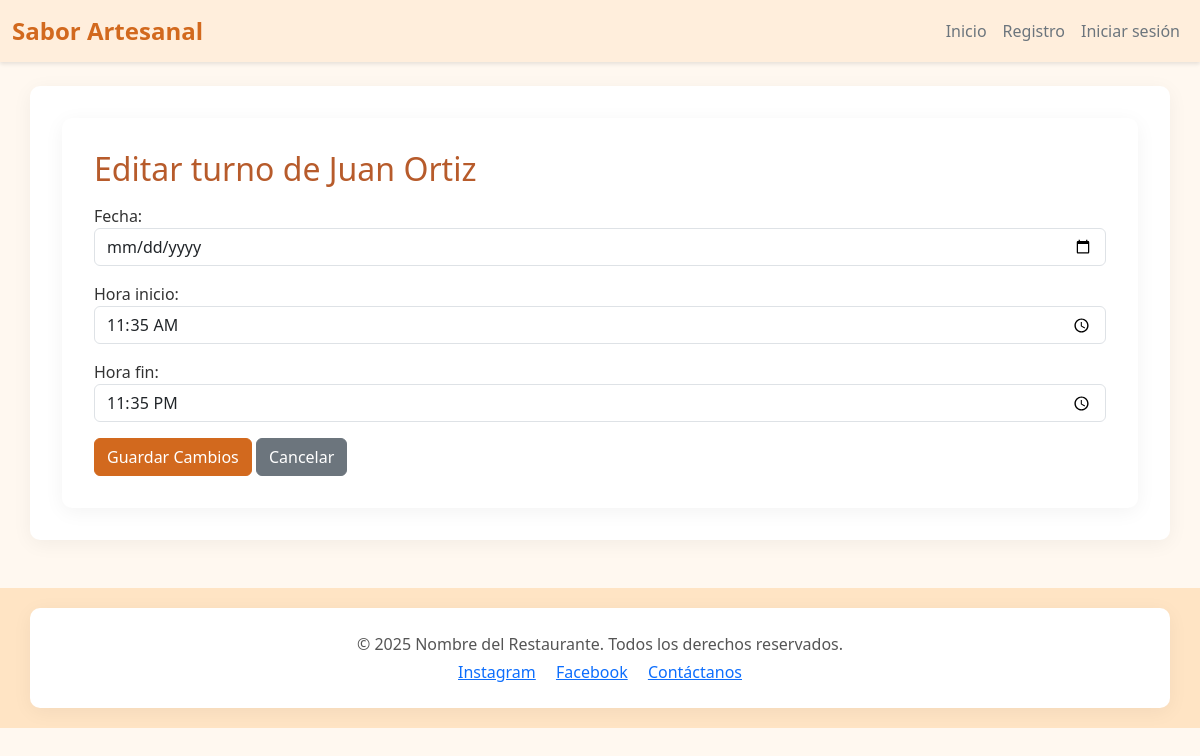
/editar_turno/3/, run on the app's committed database.
### task/models.py (models this page shows, shortened)
class Empleado(models.Model):
    TIPO_CHOICES = [
        ('Cocinero', 'Cocinero'),
        ('Domiciliario', 'Domiciliario'),
        ('Cajero', 'Cajero'),
    ]
    nombre_completo = models.CharField(max_length=100)
    fecha_nacimiento = models.DateField()
    cedula = models.CharField(max_length=20, unique=True)
    telefono = models.CharField(max_length=20, unique=True)
    direccion = models.CharField(max_length=255)
    tipo_empleado = models.CharField(max_length=20, choices=TIPO_CHOICES)

class Turno(models.Model):
    empleado = models.ForeignKey(Empleado, on_delete=models.CASCADE)
    fecha = models.DateField()
    hora_inicio = models.TimeField()
    hora_fin = models.TimeField()

### task/views.py (the view)
# urls.py: path('editar_turno/<int:turno_id>/', views.editar_turno, name='editar_turno'),
def editar_turno(request, turno_id):
    turno = get_object_or_404(Turno, pk=turno_id)
    if request.method == 'POST':
        form = TurnoForm(request.POST, instance=turno)
        if form.is_valid():
            form.save()
            return redirect('ver_turnos', empleado_id=turno.empleado.id)
    else:
        form = TurnoForm(instance=turno)
    return render(request, 'editar_turno.html', {'form': form, 'turno': turno, 'empleado': turno.empleado})

### task/forms.py
class TurnoForm(forms.ModelForm):
    class Meta:
        model = Turno
        fields = ['fecha', 'hora_inicio', 'hora_fin']
        widgets = {
            'fecha': forms.DateInput(attrs={'class': 'form-control', 'type': 'date'}),
            'hora_inicio': forms.TimeInput(attrs={'class': 'form-control', 'type': 'time'}),
            'hora_fin': forms.TimeInput(attrs={'class': 'form-control', 'type': 'time'}),
        }

### task/templates/editar_turno.html (shortened to what this page needs)
{% extends 'base.html' %}
{% block content %}
<div class="container">
    <h2>Editar turno de {{ empleado.nombre_completo }}</h2>
    <form method="post">
        {{ form.as_p }}
        <button type="submit" class="btn btn-primary">Guardar Cambios</button>
        <a href="{% url 'ver_turnos' empleado.id %}" class="btn btn-secondary">Cancelar</a>
    </form>
</div>
{% endblock %}

### task/static/css/styles.css (style rules this page uses)
body.body-estilo { font-family: 'Segoe UI', Tahoma, Geneva, Verdana, sans-serif; background-color: #fff8f0; color: #333; margin: 0; padding: 0; }
.container { padding: 2rem; background-color: #ffffff; border-radius: 10px; box-shadow: 0 4px 20px rgba(0, 0, 0, 0.05); }
h1, h2, h3 { color: #b75b2b; margin-bottom: 1rem; }
.btn-primary { background-color: #d2691e; border-color: #d2691e; }

### data on the page
Empleado: nombre_completo "Juan Ortiz"
Turno: hora_inicio "11:35:00", hora_fin "23:35:00"
